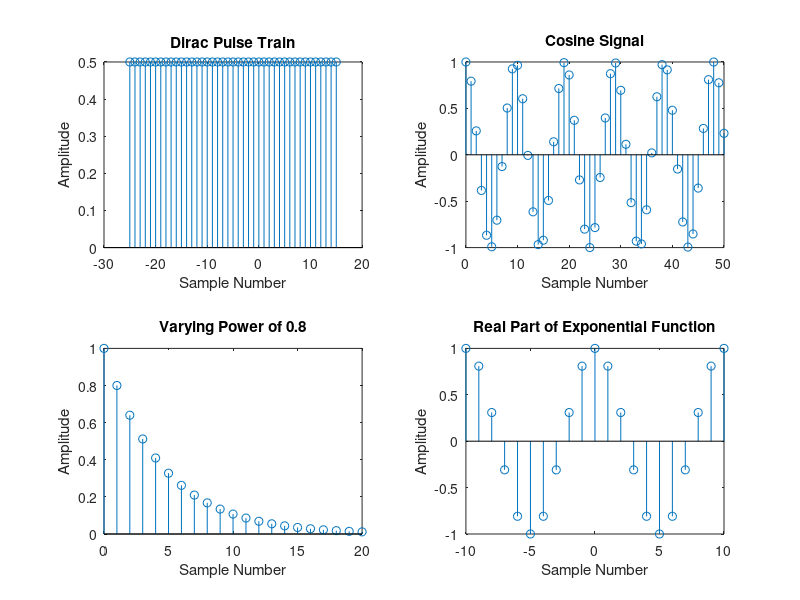

MATLAB code for this plot:
figure(1);
n = -25:15;
x = zeros(1, 41);
x(1:41) = 0.5;
subplot(2,2,1);
stem(n,x);
title('Dirac Pulse Train');
xlabel('Sample Number');
ylabel('Amplitude');

n = 0:50;
x = cos(n * pi / sqrt(23));
subplot(2,2,2);
stem(n,x);
title('Cosine Signal');
xlabel('Sample Number');
ylabel('Amplitude');

n = 0:20;
x = 0.8 .^ n;
subplot(2,2,3);
stem(n,x);
title('Varying Power of 0.8');
xlabel('Sample Number');
ylabel('Amplitude');

n = -10:10;
x = exp(i * 2 * pi * n / 10);
subplot(2,2,4);
stem(n,x);
title('Real Part of Exponential Function');
xlabel('Sample Number');
ylabel('Amplitude');